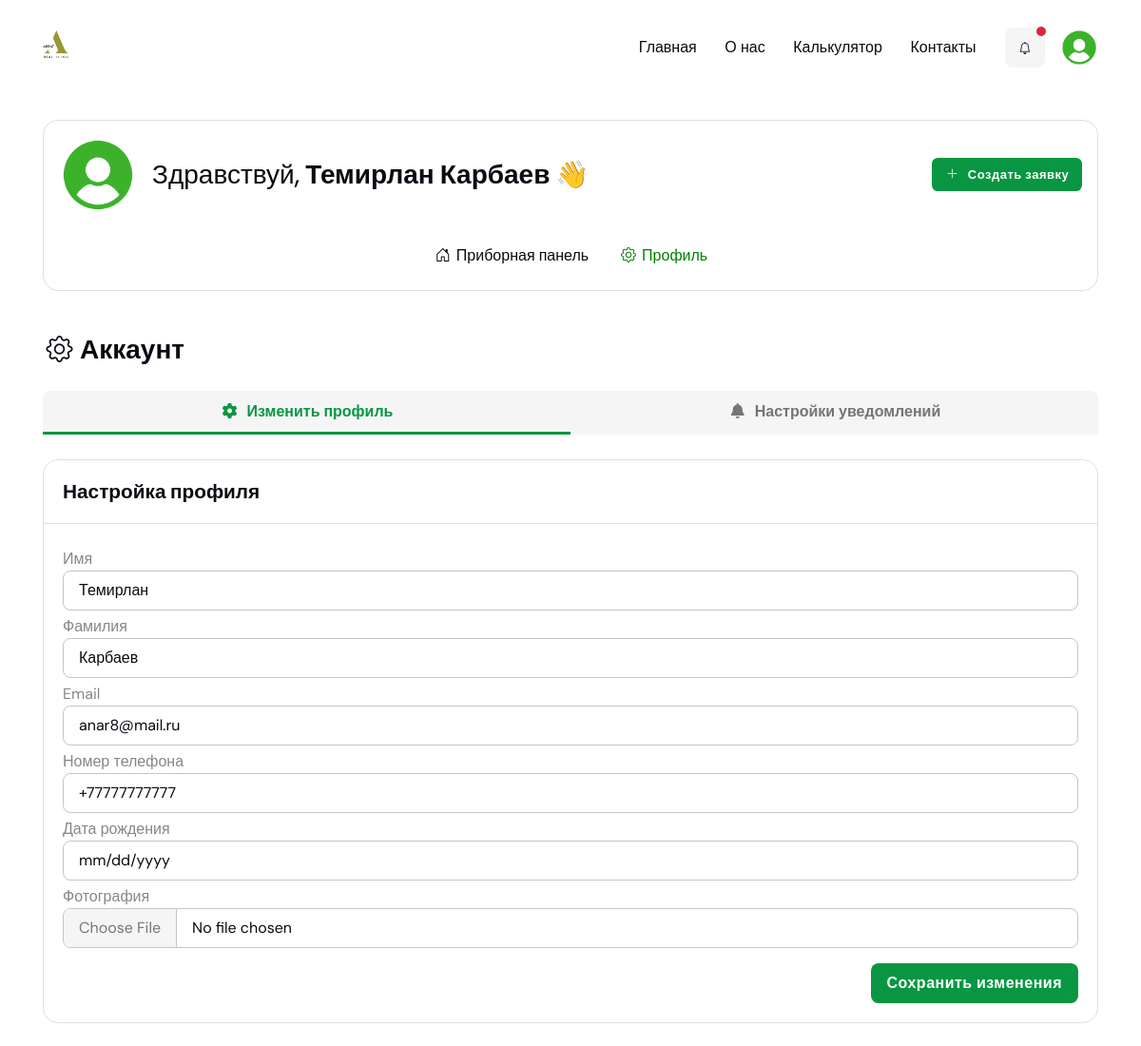
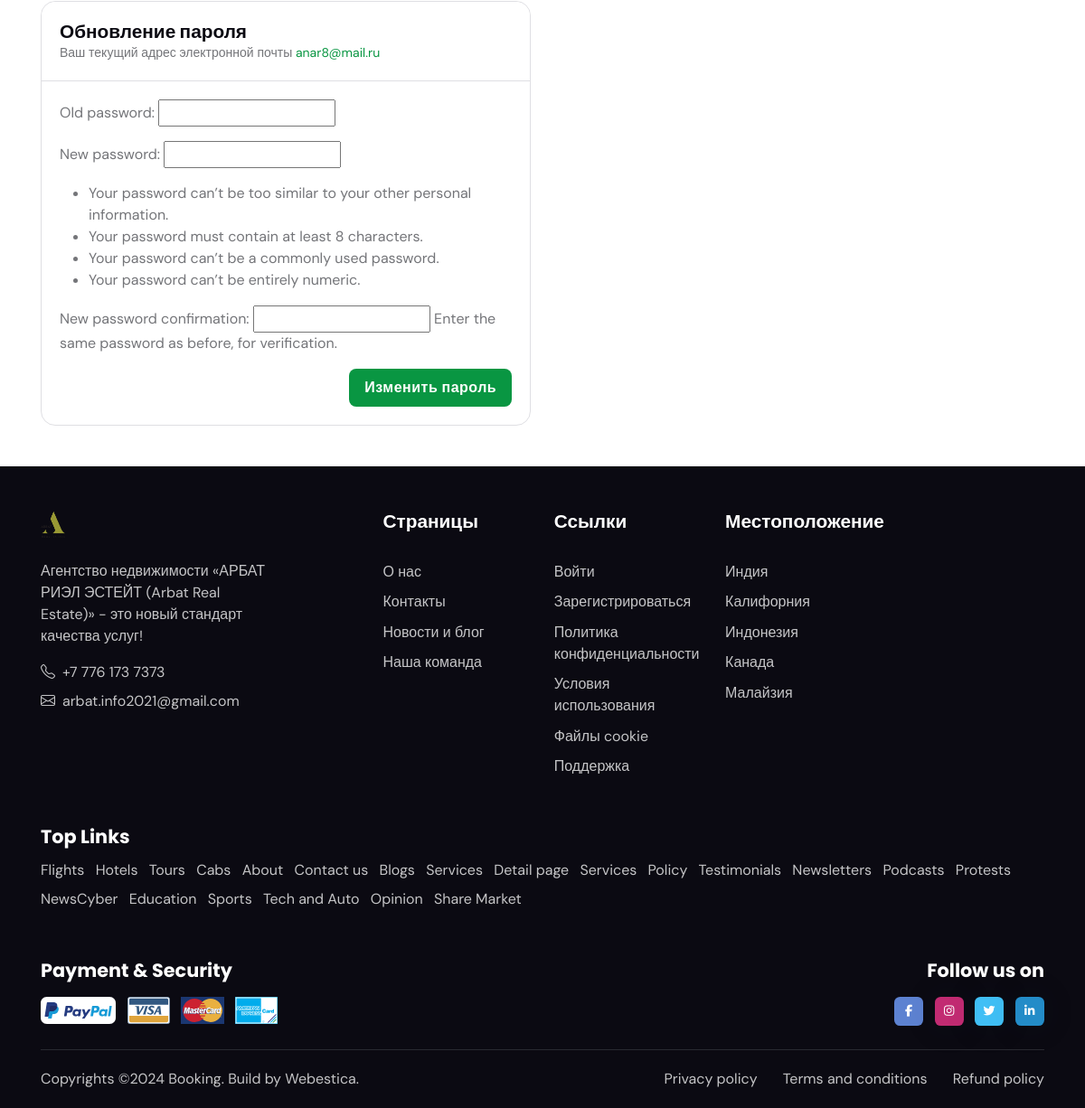
Page /users/profile/ (signed in) on the committed database (2 pictures, top to bottom).
### users/models.py (models this page shows, shortened)
class CustomUser(AbstractUser):
    USER_ROLES = (
        ('realtor', 'Риелтор'),
        ('manager', 'Менеджер'),
    )
    username = None  # Удаляем стандартное поле username
    phone_number = models.CharField(
        max_length=25,
        unique=True,
        verbose_name="Номер телефона"
    )
    email = models.EmailField(blank=True)
    date_of_birth = models.DateField(
        verbose_name="Дата рождения",
        blank=True,
        null=True,
    )
    photo = models.ImageField(upload_to='user_photos/', blank=True, verbose_name="Фотография")
    role = models.CharField(choices=USER_ROLES, blank=False, default='realtor' ,max_length=255)
    USERNAME_FIELD = 'phone_number'
    REQUIRED_FIELDS = []
    objects = CustomUserManager()

### users/views.py (the view, shortened to what this page needs)
# urls.py: path('profile/', CustomUserUpdateView.as_view(), name='profile'),
class CustomUserUpdateView(UpdateView):
    model = CustomUser
    form_class = CustomUserUpdateForm
    template_name = 'users/settings.html'
    success_url = reverse_lazy('users:profile')
    def get_object(self, queryset=None):
        return self.request.user
    def get_context_data(self, **kwargs):
        context = super().get_context_data(**kwargs)
        context['password_form'] = PasswordChangeForm(user=self.request.user)  # Добавляем форму пароля
        return context

### users/forms.py (shortened to what this page needs)
class CustomUserUpdateForm(forms.ModelForm):
    class Meta:
        model = CustomUser
        fields = ('first_name', 'last_name', 'email', 'phone_number', 'date_of_birth', 'photo')
        widgets = {
            'date_of_birth': forms.DateInput(attrs={'type': 'date'}),
        }

### templates/users/settings.html (shortened to what this page needs)
{% extends 'app/base.html' %}
{% load static widget_tweaks %}
{% block content %}
<main>
    <section class="pt-4">
        <div class="container">
            <div class="card rounded-3 border p-3 pb-2">
                <div class="d-sm-flex align-items-center">
                    <div class="avatar avatar-xl mb-2 mb-sm-0">
                        <img class="avatar-img rounded-circle"
                             src="{% if user.photo %} {{ user.photo.url }} {% else %} {% static 'website/images/user.png' %}{% endif %}"
                             alt="">
                    </div>
                    <h4 class="mb-2 mb-sm-0 ms-sm-3"><span class="fw-light">{% if user.first_name %} Здравствуй,</span>
                        {{ user.first_name }} {{ user.last_name }} 👋 {% else %} <a
                                style="color: black; font-size: 25px; text-decoration: underline;"
                                href="{% url 'users:profile' %}">Заполните свои данные!</a>{% endif %}</h4>
                    <a href="{% url 'realtors:create-request' %}" class="btn btn-sm mb-0 ms-auto flex-shrink-0"
                       style="background-color: #099642; color: white;"><i
                            class="bi bi-plus-lg fa-fw me-2"></i>Создать заявку</a>
                </div>
                <div class="offcanvas-xl offcanvas-end mt-xl-3" tabindex="-1" id="dashboardMenu">
                    <div class="offcanvas-body p-3 p-xl-0" style="justify-content: center;">
                        <div class="navbar navbar-expand-xl">
                            <ul class="navbar-nav navbar-offcanvas-menu">
                                <li class="nav-item"><a class="nav-link" href="{% if user.role == 'manager' %}{% url 'managers:index' %}{% elif user.role == 'realtor' %}{% url 'realtors:index' %}{% else %}Error{% endif %}"><i
                                        class="bi bi-house-door fa-fw me-1"></i>Приборная панель</a></li>
                                <li><a class="nav-link active" href="{% url 'users:profile' %}"><i
                                        class="bi bi-gear fa-fw me-1"></i>Профиль</a>
                                </li>
                            </ul>
                        </div>
                    </div>
                </div>
            </div>
        </div>
    </section>
    <section class="pt-0">
        <div class="container vstack gap-4">
            <div class="row">
                <div class="col-12">
                    <h1 class="fs-4 mb-0"><i class="bi bi-gear fa-fw me-1"></i>Аккаунт</h1>
                </div>
            </div>
            <div class="row g-4">
                <div class="col-12">
                    <div class="bg-light pb-0 px-2 px-lg-0 rounded-top">
                        <ul class="nav nav-tabs nav-bottom-line nav-responsive border-0 nav-justified" role="tablist">
                            <li class="nav-item" role="presentation"><a class="nav-link mb-0 active"
                                                                        data-bs-toggle="tab" href="#tab-1"
                                                                        aria-selected="true" role="tab"><i
                                    class="fas fa-cog fa-fw me-2"></i>Изменить профиль</a></li>
                            <li class="nav-item" role="presentation"><a class="nav-link mb-0" data-bs-toggle="tab"
                                                                        href="#tab-2" aria-selected="false"
                                                                        tabindex="-1" role="tab"><i
                                    class="fas fa-bell fa-fw me-2"></i>Настройки уведомлений</a></li>
                        </ul>
                    </div>
                </div>
            </div>
            <div class="row g-4">
                <div class="col-12">
                    <div class="tab-content">
                        <div class="tab-pane show active" id="tab-1" role="tabpanel">
                            <div class="row g-4">
                                <div class="col-12">
                                    <div class="card border">
                                        <div class="card-header border-bottom">
                                            <h5 class="card-header-title">Настройка профиля</h5>
                                        </div>
                                        <form method="post" enctype="multipart/form-data" class="card-body">
                                            <label class="form-label" for="id_first_name">Имя</label>
                                            {{ form.first_name|add_class:"form-control" }}
                                            <label class="form-label" for="id_last_name">Фамилия</label>
                                            {{ form.last_name|add_class:"form-control" }}
                                            <label class="form-label" for="id_email">Email</label>
                                            {{ form.email|add_class:"form-control" }}
                                            <label class="form-label" for="id_phone_number">Номер телефона</label>
                                            {{ form.phone_number|add_class:"form-control" }}
                                            <label class="form-label" for="id_date_of_birth">Дата рождения</label>
                                            {{ form.date_of_birth|add_class:"form-control" }}
                                            <label class="form-label" for="id_photo">Фотография</label>
                                            {{ form.photo|add_class:"form-control" }}
                                            <div class="text-end mt-3">
                                                <button type="submit" class="btn mb-0" style="background-color: #099642; color: white;">Сохранить изменения
                                                </button>
                                            </div>
                                        </form>
                                    </div>
                                </div>
                                <div class="col-md-6">
                                    <div class="card border">
                                        <div class="card-header border-bottom">
                                            <h5 class="card-header-title">Обновление пароля</h5>
                                            <p class="mb-0 small">Ваш текущий адрес электронной почты <span
                                                     style="color: #099642;">{{ user.email }}</span></p>
                                        </div>
                                        <form method="POST" class="card-body">
                                            {{ password_form.as_p }}
                                            <div class="text-end mt-3">
                                                <button type="submit" name="password-change" class="btn mb-0" style="background-color: #099642; color: white;">Изменить пароль</button>
                                            </div>
                                        </form>
                                    </div>
                                </div>
                            </div>
                        </div>
                    </div>
                </div>
            </div>
        </div>
    </section>
</main>
{% endblock %}

### templates/users/settings.html (style rules this page uses)
label.form-label { margin-bottom: 0; margin-top: 5px; }

### rows in the picture
CustomUser: first_name "Темирлан", last_name "Карбаев", email "anar8@mail.ru", phone_number "+77777777777"
